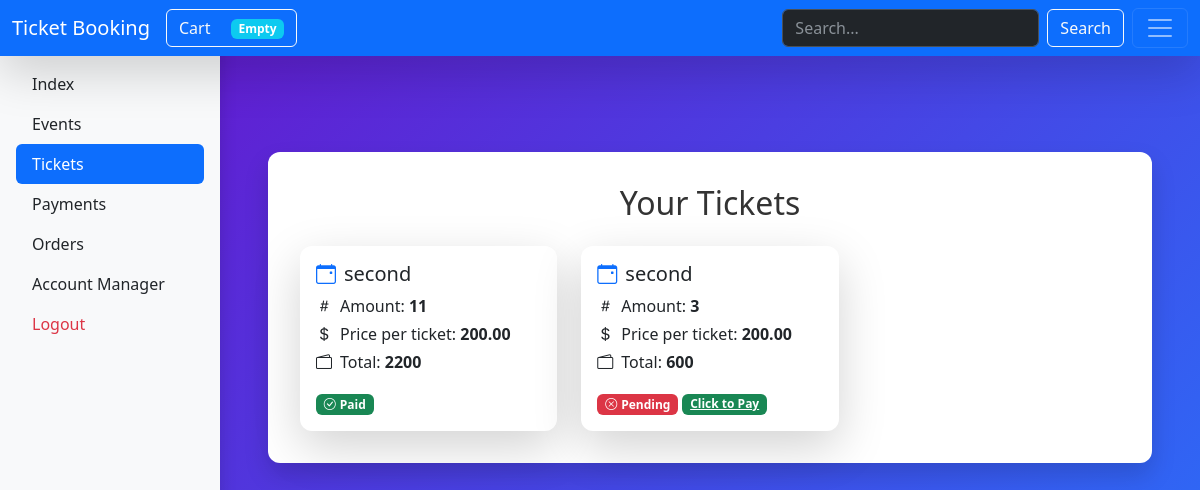
Page /panel/tickets/ (signed in) on the earlier database version.
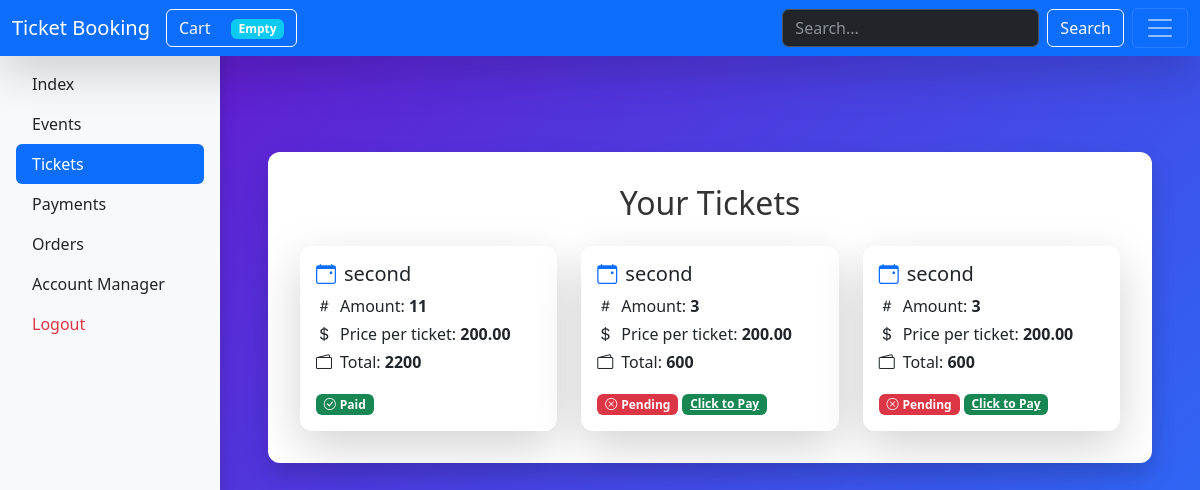
Same page on the later database version.
### cart/models.py (models this page shows, shortened)
class Ticket(models.Model):
    user = models.ForeignKey(User, on_delete=models.CASCADE, related_name='tickets')
    event = models.ForeignKey(Event, on_delete=models.CASCADE, related_name='tickets')
    quantity = models.IntegerField(default=1)
    paid = models.BooleanField(default=False)
    def get_total_price(self):
        return int(self.quantity) * int(self.event.price_per_ticket)

### events/models.py (models this page shows, shortened)
class Event(models.Model):
    name = models.CharField(max_length=255)
    description = models.TextField()
    created_at = models.DateTimeField(default=timezone.now)
    start_date = models.DateTimeField()
    end_date = models.DateTimeField()
    location = models.CharField(max_length=255)
    price_per_ticket = models.DecimalField(max_digits=10, decimal_places=2)
    capacity = models.IntegerField()
    organizer = models.ForeignKey(User, on_delete=models.CASCADE, related_name='events')
    image = models.ImageField(upload_to='events/%Y/%m/%d/', null=True, blank=True)
    is_active = models.BooleanField(default=True)
    category = models.ManyToManyField(Category, related_name='events', blank=True)

### panel/views.py (the view)
# urls.py: path('tickets/', views.TicketsView.as_view(), name='tickets'),
class TicketsView(ListView):
    model = Ticket
    template_name = 'panel/tickets.html'
    context_object_name = 'tickets'
    def get_queryset(self):
        return Ticket.objects.filter(user=self.request.user)

### cart/cart.py (called while the page is built)
    def __len__(self):
        return sum(item['quantity'] for item in self.cart.values())

### cart/context_proccessors.py (called while the page is built)
def cart(request):
    return {'cart' : Cart(request)}

### panel/templates/panel/tickets.html
{% extends 'panel/panel_base.html' %}
{% block content %}
<link href="https://cdn.jsdelivr.net/npm/bootstrap-icons@1.10.5/font/bootstrap-icons.css" rel="stylesheet">
<div class="container my-5 ">
    <h2 class="mb-4 text-center">Your Tickets</h2>
    {% if tickets %}
        <div class="row g-4">
            {% for ticket in tickets %}
                <div class="col-md-6 col-lg-4">
                    <div class="card shadow-lg border-0 h-100 ">
                        <div class="card-body ">
                            <h5 class="card-title mb-2 ">
                                <i class="bi bi-calendar-event me-2 text-primary"></i>{{ ticket.event.name }}
                            </h5>
                            <p class="card-text mb-1"><i class="bi bi-hash me-2"></i>Amount: <strong>{{ ticket.quantity }}</strong></p>
                            <p class="card-text mb-1"><i class="bi bi-currency-dollar me-2"></i>Price per ticket: <strong>{{ ticket.event.price_per_ticket }}</strong></p>
                            <p class="card-text mb-3"><i class="bi bi-wallet2 me-2"></i>Total: <strong>{{ ticket.get_total_price }}</strong></p>
                            {% if ticket.paid %}
                                <span class="badge bg-success"><i class="bi bi-check-circle me-1"></i>Paid</span>
                            {% else %}
                                <span class="badge bg-danger"><i class="bi bi-x-circle me-1"></i>Pending</span>
                                <a href="{% url 'panel:orders' %}" class="badge bg-success">Click to Pay</a>
                            {% endif %}
                        </div>
                    </div>
                </div>
            {% endfor %}
        </div>
    {% else %}
        <div class="alert alert-info text-center" role="alert">
            <i class="bi bi-ticket-perforated-fill me-2"></i>No tickets found.
        </div>
    {% endif %}
</div>
{% endblock %}

Differences in the rows shown:
added Ticket: event.name "second", quantity "3", event.price_per_ticket "200.00", get_total_price "600", paid False (drawn)
